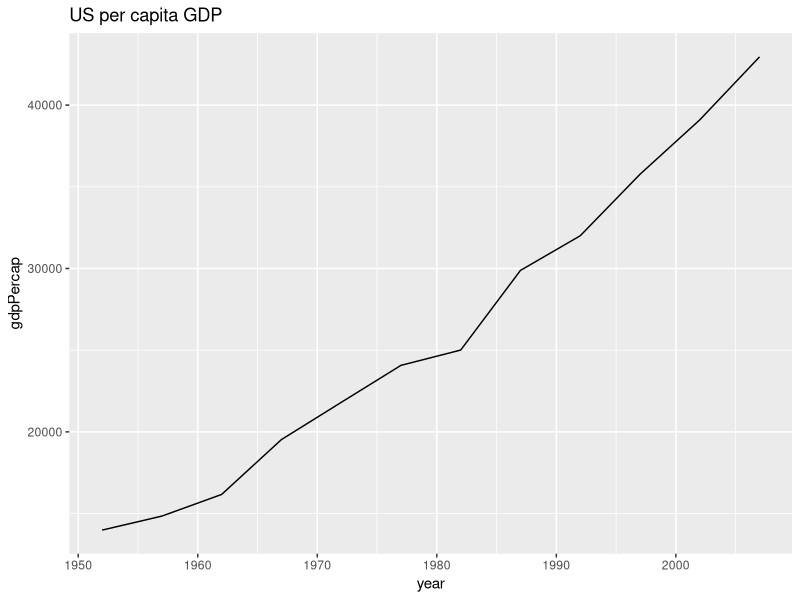
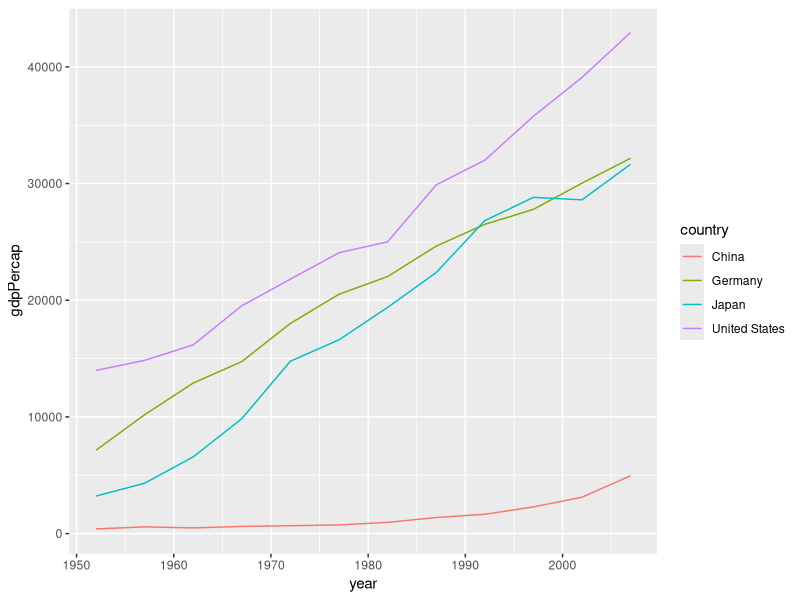
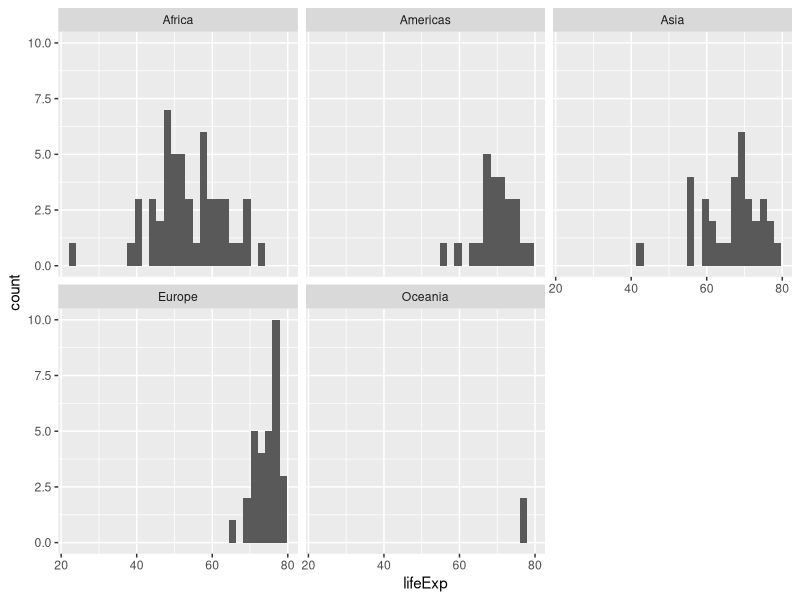

Here is the R script that generated these plots, in order:
## ---- chunk 1
library(dplyr)
## ---- chunk 2
gap <- read.csv("gapminderData5.csv")
str(gap)
head(gap)
## ---- chunk 3
gap_gdp <- select(gap, country, gdpPercap)
head(gap_gdp)
## ---- chunk 4
gap_nogdp <- select(gap, -gdpPercap)
head(gap_nogdp)
## ---- chunk 5
gap_sub <- select(gap, country:continent)
head(gap_sub)
## ---- chunk 6
select(gap, starts_with("co"))
## ---- chunk 7
filter(gap, lifeExp > 65)
## ---- chunk 8
filter(gap, lifeExp > 65, continent == "Africa")
## ---- chunk 9
filter(gap, lifeExp > 65, continent == "Africa", year == 2007)
## ---- chunk 10
filter(gap, continent %in% c("America","Europe"))
## ---- chunk 11
slice(gap, 20:25)
## ---- chunk 12
gap %>% select(country, gdpPercap) %>% head()
## ---- chunk 13
gap %>% arrange(lifeExp) %>% head()
## ---- chunk 14
gap %>% 
  select(country, year, lifeExp, gdpPercap) %>%
  arrange(lifeExp) %>%
  head()
## ---- chunk 15
gap %>% 
  select(country, year, lifeExp, gdpPercap) %>%
  filter(year == 2002) %>%
  arrange(lifeExp) %>%
  head()
## ---- chunk 16
gap %>% 
  select(country, year, lifeExp, gdpPercap) %>%
  filter(year == 2002) %>%
  arrange(gdpPercap) %>%
  head()
## ---- chunk 17
gap %>% 
  select(country, year, lifeExp, gdpPercap) %>%
  filter(year == 2002) %>%
  arrange(desc(gdpPercap)) %>%
  head()
## ---- chunk 18
gap2002 <- gap %>% 
  select(country, year, lifeExp, gdpPercap) %>%
  filter(year == 2002) %>%
  arrange(desc(gdpPercap)) 
## ---- chunk 19
gap %>%
  distinct(country)
## ---- chunk 20
gap %>% 
  filter(lifeExp < 35) %>%
  distinct(country)
## ---- chunk 21
gap %>% 
  mutate(gdp = gdpPercap*pop)
## ---- chunk 22
gap %>% 
  mutate(gdp = gdpPercap*pop) %>%
  arrange(desc(gdp)) %>%
  head()
## ---- chunk 23
gap %>% 
    summarise(avgLE = mean(lifeExp))
## ---- chunk 24
gap %>% 
    summarise(avgLE = mean(lifeExp),
              sdLE = sd(lifeExp),
              minLE = min(lifeExp),
              maxLE = max(lifeExp))
## ---- chunk 25
gap %>% 
  group_by(country) %>%
  summarise(avgLE = mean(lifeExp),
              sdLE = sd(lifeExp),
              minLE = min(lifeExp),
              maxLE = max(lifeExp))
## ---- chunk 26
gap %>% 
  group_by(country) %>%
  summarise(avgLE = mean(lifeExp),
              sdLE = sd(lifeExp),
              minLE = min(lifeExp),
              maxLE = max(lifeExp)) %>%
  arrange(avgLE)
## ---- chunk 27
library(ggplot2)
gap %>% 
  filter(country=="United States") %>%
  ggplot(aes(x=year, y=gdpPercap)) + geom_line() + ggtitle("US per capita GDP")
## ---- chunk 28
gap %>% 
  filter(country %in% c("United States", "Germany", "Japan", "China")) %>%
  ggplot(aes(x=year, y=gdpPercap, col=country)) + geom_line()
## ---- chunk 29
gap %>% 
  filter(year == 1992) %>%
  ggplot(aes(x=lifeExp)) + geom_histogram() + facet_wrap(~continent)
